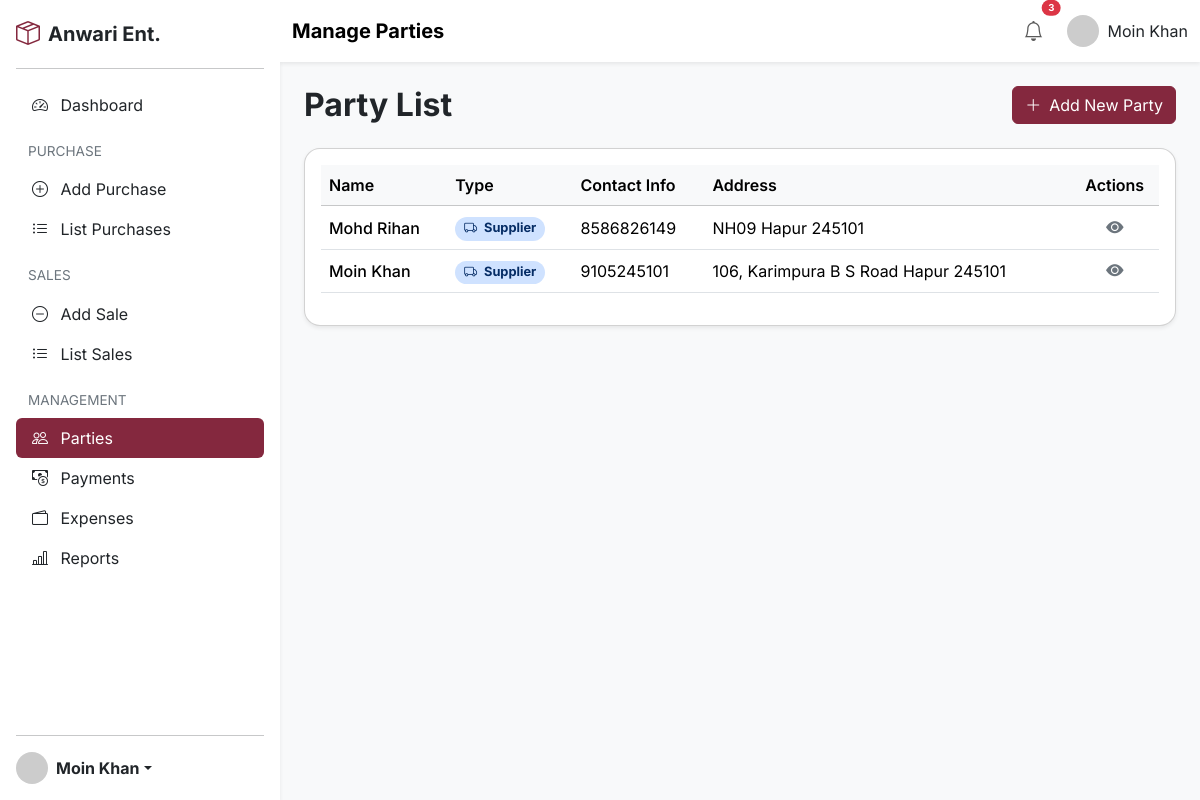
Page /parties/list (signed in) on the committed database.
### models.py (models this page shows)
class Party(db.Model):
    __tablename__ = 'party'
    id = db.Column(db.Integer, primary_key=True)
    name = db.Column(db.String(255), unique=True, nullable=False)
    party_type = db.Column(db.Enum(PartyType), nullable=False)
    address = db.Column(db.Text)
    contact_info = db.Column(db.String(255))
    pan_number = db.Column(db.String(15))
    gstin_number = db.Column(db.String(20))
    bank_account_name = db.Column(db.String(255))
    bank_account_number = db.Column(db.String(50))
    bank_ifsc_code = db.Column(db.String(20))
    created_at = db.Column(db.DateTime, default=datetime.utcnow)
    updated_at = db.Column(db.DateTime, default=datetime.utcnow, onupdate=datetime.utcnow)
    purchase_transactions = db.relationship('PurchaseTransaction', backref='party', lazy=True)
    sales_transactions = db.relationship('SalesTransaction', back_populates='party', cascade="all, delete-orphan")
    payments = db.relationship('Payment', backref='party', lazy=True)

### routes/parties.py (the view)
@parties_bp.route('/list', methods=['GET'])
def list_parties():
    parties = Party.query.order_by(Party.name.asc()).all()
    return render_template('parties.html', parties=parties, PartyType=PartyType, active_page='parties')

### app.py (called while the page is built)
@app.before_request
def require_login():
    allowed_routes = ['login_bp.login_page', 'login_bp.login_submit', 'static']
    if 'user_id' not in session and request.endpoint not in allowed_routes:
        return redirect(url_for('login_bp.login_page'))

### templates/parties.html (shortened to what this page needs)
<!DOCTYPE html>
<html lang="en">
<head>
    <link href="https://cdn.jsdelivr.net/npm/bootstrap@5.3.3/dist/css/bootstrap.min.css" rel="stylesheet"
>
    <link rel="stylesheet" href="https://cdn.jsdelivr.net/npm/bootstrap-icons@1.11.3/font/bootstrap-icons.min.css">
    <link rel="stylesheet" href="{{ url_for('static', filename='index.css') }}">
</head>
<body>
    <div class="wrapper d-none d-md-flex">
        <aside class="sidebar bg-white shadow-sm p-3 d-flex flex-column">
            <a href="{{ url_for('home') }}"
                class="d-flex align-items-center mb-3 mb-md-0 me-md-auto text-dark text-decoration-none">
                <i class="bi bi-box-seam fs-4 me-2 text-theme-primary"></i>
                <span class="fs-5 fw-bold">Anwari Ent.</span>
            </a>
            <hr>
            <div style="overflow-y: auto; flex-grow: 1; max-height: calc(100vh - 160px);">
                <ul class="nav nav-pills flex-column mb-auto">
                    <li class="nav-item">
                        <a href="{{ url_for('home') }}"
                            class="nav-link {{ 'active' if active_page == 'dashboard' else 'text-dark' }}">
                            <i class="bi bi-speedometer2 me-2"></i> Dashboard
                        </a>
                    </li>
                    <li class="nav-item mt-2"><span class="nav-link disabled">PURCHASE</span></li>
                    <li>
                        <a href="{{ url_for('purchase.add_purchase') }}"
                            class="nav-link {{ 'active' if active_page == 'add_purchase' else 'text-dark' }}">
                            <i class="bi bi-plus-circle me-2"></i> Add Purchase
                        </a>
                    </li>
                    <li>
                        <a href="{{ url_for('purchase.list_purchases') }}"
                            class="nav-link {{ 'active' if active_page == 'list_purchases' else 'text-dark' }}">
                            <i class="bi bi-list-ul me-2"></i> List Purchases
                        </a>
                    </li>
                    <li class="nav-item mt-2"><span class="nav-link disabled">SALES</span></li>
                    <li>
                        <a href="{{ url_for('sales.add_sale') }}"
                            class="nav-link {{ 'active' if active_page == 'add_sale' else 'text-dark' }}">
                            <i class="bi bi-dash-circle me-2"></i> Add Sale
                        </a>
                    </li>
                    <li>
                        <a href="{{ url_for('sales.list_sales') }}"
                            class="nav-link {{ 'active' if active_page == 'list_sales' else 'text-dark' }}">
                            <i class="bi bi-list-ul me-2"></i> List Sales
                        </a>
                    </li>
                    <li class="nav-item mt-2"><span class="nav-link disabled">MANAGEMENT</span></li>
                    <li>
                        <a href="{{ url_for('parties.list_parties') }}"
                            class="nav-link {{ 'active' if active_page == 'parties' else 'text-dark' }}">
                            <i class="bi bi-people me-2"></i> Parties
                        </a>
                    </li>
                    <li>
                        <a href="{{ url_for('payments.list_payments') }}"
                            class="nav-link {{ 'active' if active_page == 'payments' or active_page == 'add_payment' else 'text-dark' }}">
                            <i class="bi bi-cash-coin me-2"></i> Payments
                        </a>
                    </li>
                    <li>
                        <a href="{{ url_for('expense.list_expenses') }}"
                            class="nav-link {{ 'active' if active_page == 'expenses' or active_page == 'add_expense' else 'text-dark' }}">
                            <i class="bi bi-wallet2 me-2"></i> Expenses
                        </a>
                    </li>
                    <li>
                        <a href="{{ url_for('reports.report_form') }}"
                            class="nav-link {{ 'active' if active_page == 'reports' else 'text-dark' }}">
                            <i class="bi bi-bar-chart-line me-2"></i> Reports
                        </a>
                    </li>
                </ul>
            </div>
            <hr>
            <div class="dropdown mt-auto">
                <a href="#" class="d-flex align-items-center text-dark text-decoration-none dropdown-toggle"
                    id="dropdownUser1" data-bs-toggle="dropdown" aria-expanded="false">
                    <img src="https://via.placeholder.com/32" alt="User" width="32" height="32"
                        class="rounded-circle me-2">
                    <strong>{{ session.get('user_name', 'User') }}</strong>
                </a>
            </div>
        </aside>
        <div class="content flex-grow-1" style="height: 100vh; overflow-y: auto;">
            <nav class="navbar navbar-expand-lg navbar-light bg-white shadow-sm sticky-top mb-4">
                <div class="container-fluid">
                    <span class="navbar-brand fw-bold d-none d-md-block">Manage Parties</span>
                     <ul class="navbar-nav ms-auto d-flex flex-row align-items-center">
                        <li class="nav-item dropdown me-3">
                            <a class="nav-link" href="#" id="navbarDropdownNotifications" role="button"
                                data-bs-toggle="dropdown" aria-expanded="false">
                                <i class="bi bi-bell fs-5"></i>
                                <span
                                    class="badge rounded-pill bg-danger position-absolute top-0 start-100 translate-middle"
                                    style="font-size: 0.6em;">3</span>
                            </a>
                        </li>
                        <li class="nav-item d-flex align-items-center">
                            <img src="https://via.placeholder.com/32" alt="" width="32" height="32"
                                class="rounded-circle me-2 d-none d-lg-block">
                            <span class="d-none d-lg-block">{{ session.get('user_name', 'User') }}</span>
                        </li>
                    </ul>
                </div>
            </nav>
            <div class="container-fluid px-4">
                <div class="d-flex justify-content-between align-items-center mb-4">
                    <h2 class="fw-bold mb-0 d-none d-md-block">Party List</h2>
                    <a href="{{ url_for('parties.add_party') }}" class="btn btn-theme-primary d-none d-md-inline-flex align-items-center">
                        <i class="bi bi-plus-lg me-2"></i> Add New Party
                    </a>
                </div>
                <div class="card shadow-sm rounded-4 d-none d-md-block">
                    <div class="card-body">
                        <div class="table-responsive">
                            <table class="table table-hover align-middle">
                                <thead class="table-light">
                                    <tr>
                                        <th scope="col">Name</th>
                                        <th scope="col">Type</th>
                                        <th scope="col">Contact Info</th>
                                        <th scope="col">Address</th>
                                        <th scope="col" class="text-center">Actions</th>
                                    </tr>
                                </thead>
                                <tbody>
                                    {% for party in parties %}
                                    <tr>
                                        <td class="fw-medium">{{ party.name }}</td>
                                        <td>
                                            {% if party.party_type == PartyType.Supplier %}
                                            <span class="badge bg-primary-subtle text-primary-emphasis rounded-pill">
                                                <i class="bi bi-truck me-1"></i> {{ party.party_type.name }}
                                            </span>
                                            {% elif party.party_type == PartyType.Customer %}
                                            <span class="badge bg-success-subtle text-success-emphasis rounded-pill">
                                                <i class="bi bi-person-check-fill me-1"></i> {{ party.party_type.name }}
                                            </span>
                                            {% else %}
                                             <span class="badge bg-secondary-subtle text-secondary-emphasis rounded-pill">
                                                {{ party.party_type.name }}
                                            </span>
                                            {% endif %}
                                        </td>
                                        <td>{{ party.contact_info if party.contact_info else '-' }}</td>
                                        <td>{{ party.address if party.address else '-' }}</td>
                                        <td class="text-center action-icons">
                                            <a href="{{ url_for('parties.view_party_by_slug', party_id=party.id, slug=party.name|lower|replace(' ', '-') ) }}" title="View Details"><i class="bi bi-eye-fill"></i></a>
                                        </td>
                                    </tr>
                                    {% else %}
                                    <tr>
                                        <td colspan="5" class="text-center text-muted py-4">No parties found. Add one using the button above!</td>
                                    </tr>
                                    {% endfor %}
                                </tbody>
                            </table>
                        </div>
                    </div>
                </div>
            </div>
        </div>
    </div>
</body>
</html>

### static/index.css (style rules this page uses)
:root { --primary-color: #84283e; --bs-link-color-rgb: 132, 40, 62; --bs-link-hover-color-rgb: 94, 28, 44; }
body { font-family: 'Inter', sans-serif; background-color: #f8f9fa; }
.text-theme-primary { color: var(--primary-color) !important; }
.btn-theme-primary { background-color: var(--primary-color); border-color: var(--primary-color); color: #fff; }
.sidebar { width: 280px; min-height: 100vh; transition: margin-left 0.3s ease-in-out; }
.content { flex-grow: 1; transition: margin-left 0.3s ease-in-out; padding-bottom: 80px; }
@media (min-width: 768px) { body { overflow-y: hidden; } }
@media (min-width: 768px) { .wrapper { display: flex; min-height: 100vh; } }
@media (min-width: 768px) { .content { overflow-y: auto; height: 100vh; padding-bottom: 20px; } }
:root { --primary-color: #84283e; --bs-primary-rgb: 132, 40, 62; }
.sidebar .nav-link.active { background-color: var(--primary-color) !important; color: white !important; }
.sidebar .nav-link.active i { color: white !important; }
.sidebar .nav-link.disabled { font-size: 0.85rem; padding-left: 0.75rem; color: #6c757d !important; background-color: transparent !important; pointer-events: none; }

### templates/parties.html (style rules this page uses)
:root { --primary-color: #84283e; --bs-primary-rgb: 132, 40, 62; }
.table th { font-weight: 600; }
.table .badge { font-size: 0.8rem; padding: 0.4em 0.7em; }
.table .action-icons a { color: #6c757d; margin: 0 0.3rem; font-size:1.1rem; transition: color 0.2s ease; }
.sidebar .nav-link.active { background-color: var(--primary-color) !important; color: white !important; }
.sidebar .nav-link.active i { color: white !important; }

### rows in the picture
Party: get "Moin Khan", name "Moin Khan", party_type.name "Supplier", contact_info "9105245101", address "106, Karimpura B S Road Hapur 245101"
Party: name "Mohd Rihan", party_type.name "Supplier", contact_info "8586826149", address "NH09 Hapur 245101"
